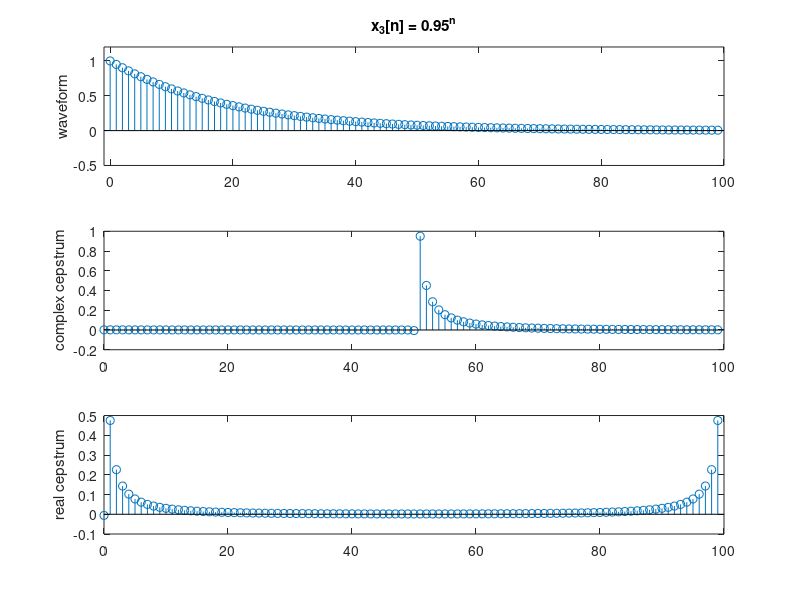

Recreate this plot in MATLAB. (Note: this script raises an error after producing the figure.)
%% Part 2
t1 = [-10:1:-1];
y1 = ((4).^t1)./t1;
t2 = [0];
y2 = log10(8)+0.*t2;
t3 = [1:1:10];
y3 = ((1/6).^t3)./t3;
stem(t1,y1)
hold on
stem(t2,y2)
hold on
stem(t3,y3)

%% Part 5
%% x1
n = [0:1:99];
x1 = [1 zeros(1,98) -0.85];
subplot(3,1,1); stem(n,x1);
title('x_1[n] = \delta[n] - 0.85 \delta[n-99]'); 
ylabel('waveform'); axis([-1 100 -1 1.2]);

x1_hat = cceps(x1);
subplot(3,1,2); stem(n,x1_hat);
ylabel('complex cepstrum');

c1 = rceps(x1);
subplot(3,1,3); stem(n,c1);
ylabel('real cepstrum');

%% x2
n = [0:1:99];
x2 = sin(2/100*pi.*n);
subplot(3,1,1); stem(n,x2);
title('x_2[n] = sin[2\pi n/100]'); 
ylabel('waveform'); axis([-1 100 -1.2 1.2]);

x2_hat = cceps(x2);
subplot(3,1,2); stem(n,x2_hat);
ylabel('complex cepstrum');

c2 = rceps(x2);
subplot(3,1,3); stem(n,c2);
ylabel('real cepstrum');

%% x3
n = [0:1:99];
x3 = 0.95.^n;
subplot(3,1,1); stem(n,x3);
title('x_3[n] = 0.95^n'); 
ylabel('waveform'); axis([-1 100 -0.5 1.2]);

x3_hat = cceps(x3);
subplot(3,1,2); stem(n,x3_hat);
ylabel('complex cepstrum');

c3 = rceps(x3);
subplot(3,1,3); stem(n,c3);
ylabel('real cepstrum');

%% x4
[y1,fs1,bit1,fmt1] = loadwav('test_16k.wav');
f = linspace(0,fs1,1024);
t = [0:1:399];
n4 = [0:1:640];
h = @(n) 0.54-0.46*cos(pi.*n./15);              % Hamming window
r1 = h(n4);

x4 = y1(13000:13399);
x4b = conv(x4,r1);
X4 = fft(x4b,1024);
X4db = 20*log10(abs(X4));
subplot(4,1,1); plot(t,x4);
title('test16k.wav Voiced Speech');
ylabel('waveform');
subplot(4,1,2); plot(f,X4db);
ylabel('dB'); legend('log magnitude spectrum');

n4b = [0:1:1023];
x4_rcep = rceps(x4);
subplot(4,1,3); plot(t,x4_rcep);
ylabel('value'); legend('real cepstrum');
axis([-1 400 -5 12]);

y4 = x4_rcep(1:length(x4_rcep)/2);
L = zeros(1,length(y4));
L(1:15) = 1;
y4b = real(y4.*L');
subplot(4,1,4); plot(y4b);
ylabel('dB'); legend('lowpass liftered log magnitude spectrum');

%% x5
[y1,fs1,bit1,fmt1] = loadwav('test_16k.wav');
f = linspace(0,fs1,1024);
t = [0:1:399];
n5 = [0:1:640];
h = @(n) 0.54-0.46*cos(pi.*n./15);              % Hamming window
r2 = h(n5);

x5 = y1(3400:3799);
x5b = conv(x5,r2);
X5 = fft(x5b,1024);
X5db = 20*log10(abs(X5));
subplot(4,1,1); plot(t,x5);
title('test16k.wav Unoiced Speech');
ylabel('waveform');
subplot(4,1,2); plot(f,X5db);
ylabel('dB'); legend('log magnitude spectrum');

n5b = [0:1:1023];
x5_rcep = rceps(x5);
subplot(4,1,3); plot(t,x5_rcep);
ylabel('value'); legend('real cepstrum');
axis([-1 400 -5 12]);

y5 = x5_rcep(1:length(x5_rcep)/2);
L = zeros(1,length(y5));
L(1:15) = 1;
y5b = real(y5.*L');
subplot(4,1,4); plot(y5b);
ylabel('dB'); legend('lowpass liftered log magnitude spectrum');
